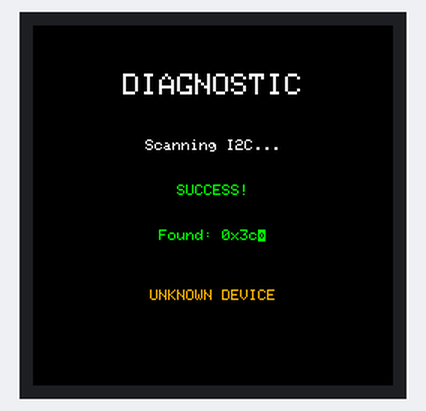
The sketch below on a simulated ESP32. Parts: 240×240 colour display.

Above: at 0.3 s.

The sketch:

Hardware_Test_I2C.ino
```cpp
/*
 * HARDWARE DIAGNOSTIC TOOL
 * ------------------------
 * 1. Tests GC9A01 Display (Red/Green/Blue)
 * 2. Scans I2C Bus (SDA=D2, SCL=D1) for VL53L1X (0x29)
 */

#include <SPI.h>
#include <TFT_eSPI.h>
#include <Wire.h>

TFT_eSPI tft = TFT_eSPI();

#define SDA_PIN 4 // D2
#define SCL_PIN 5 // D1

void setup() {
  Serial.begin(115200);

  // 1. Init Display
  tft.init();
  tft.setRotation(0);
  tft.fillScreen(TFT_BLACK);

  tft.setTextDatum(MC_DATUM);
  tft.setTextColor(TFT_WHITE, TFT_BLACK);
  tft.setTextSize(2);
  tft.drawString("DIAGNOSTIC", 120, 40);

  // 2. Init I2C
  tft.setTextSize(1);
  tft.drawString("Scanning I2C...", 120, 80);

  Wire.begin(SDA_PIN, SCL_PIN);

  int nDevices = 0;
  String result = "";

  for(byte address = 1; address < 127; address++ ) {
    Wire.beginTransmission(address);
    byte error = Wire.endTransmission();

    if (error == 0) {
      result += "Found: 0x";
      if (address<16) result += "0";
      result += String(address, HEX);
      result += "\n";
      nDevices++;
    }
  }

  if (nDevices == 0) {
    tft.setTextColor(TFT_RED, TFT_BLACK);
    tft.drawString("NO I2C DEVICES!", 120, 120);
    tft.drawString("Check Wiring:", 120, 140);
    tft.drawString("SDA -> D2", 120, 160);
    tft.drawString("SCL -> D1", 120, 180);
  } else {
    tft.setTextColor(TFT_GREEN, TFT_BLACK);
    tft.drawString("SUCCESS!", 120, 110);
    tft.drawString(result, 120, 140);

    if (result.indexOf("29") != -1) {
      tft.setTextColor(TFT_CYAN, TFT_BLACK);
      tft.drawString("TOF DETECTED (0x29)", 120, 180);
    } else {
      tft.setTextColor(TFT_ORANGE, TFT_BLACK);
      tft.drawString("UNKNOWN DEVICE", 120, 180);
    }
  }
}

void loop() {
  // Blink status
  delay(1000);
}
```
